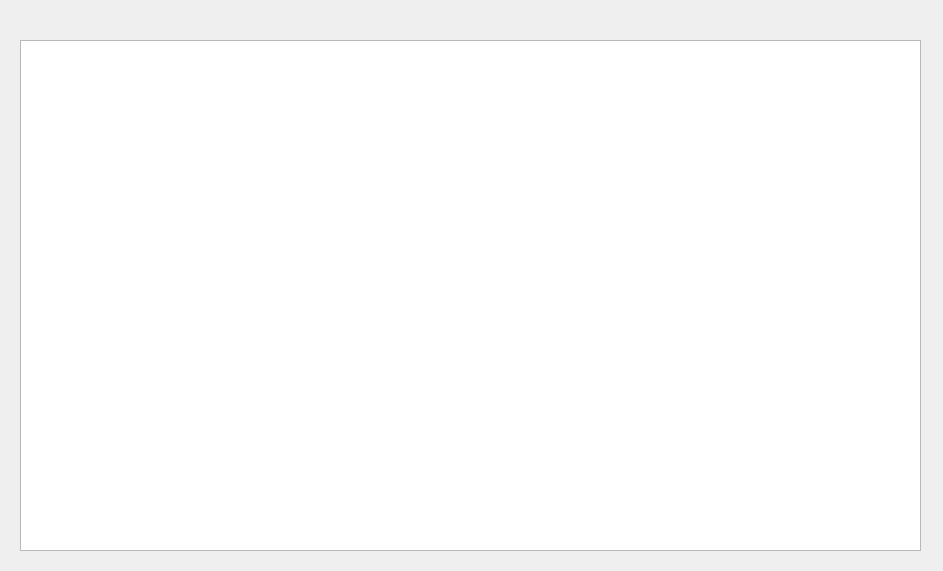
<?xml version="1.0" encoding="UTF-8"?>
<ui version="4.0">
 <class>log</class>
 <widget class="QWidget" name="log">
  <property name="geometry">
   <rect>
    <x>0</x>
    <y>0</y>
    <width>943</width>
    <height>571</height>
   </rect>
  </property>
  <property name="windowTitle">
   <string>Form</string>
  </property>
  <widget class="TableWidget" name="tableWidget">
   <property name="geometry">
    <rect>
     <x>20</x>
     <y>40</y>
     <width>901</width>
     <height>511</height>
    </rect>
   </property>
  </widget>
 </widget>
 <customwidgets>
  <customwidget>
   <class>TableWidget</class>
   <extends>QTableWidget</extends>
   <header>qfluentwidgets</header>
  </customwidget>
 </customwidgets>
 <resources/>
 <connections/>
</ui>
